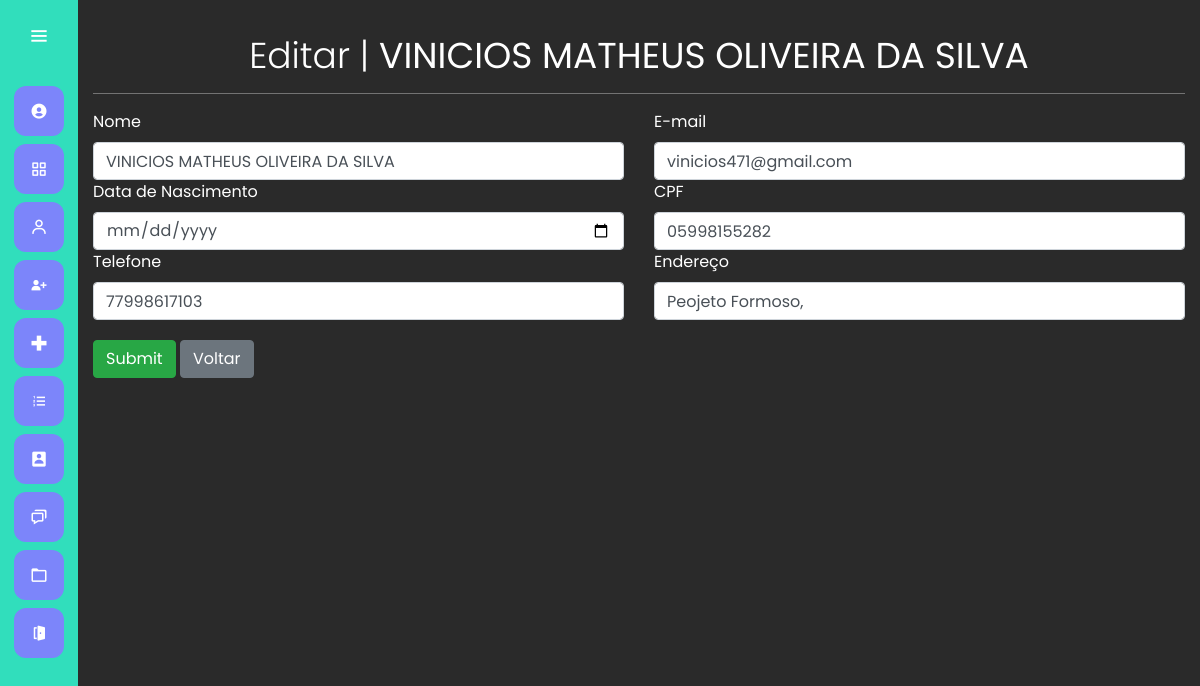
The page /paciente/editar_paceinte/1 (signed in) on the database its author committed.
### paciente/models.py (models this page shows, shortened)
class Paciente(models.Model):
    nome = models.CharField(max_length=60)
    data_nascimento = models.DateField()
    cpf = models.CharField(max_length=12)
    email = models.EmailField(default='')
    telefone = models.CharField(max_length=12)
    endereco = models.CharField(max_length=200, default='')

### paciente/views.py (the view)
# urls.py: path('editar_paceinte/<int:id>', views.editar_paciente, name="editar_paciente"),
@login_required
def editar_paciente(request, id):
    paciente = get_object_or_404(Paciente, id = id)
    return render(request, 'paciente/editar_paciente.html', {'paciente':paciente})

### paciente/templates/paciente/editar_paciente.html (shortened to what this page needs)
{% extends 'base.html' %}
{% load bootstrap4 %}
{% load static %}
{% block 'head' %}
    <link rel="stylesheet" href="{% static 'cadastro/css/cadastro_usuarios.css' %}">
{% endblock %}
{% block 'dashboard'%}
<div class="container ">
    <br>
    <h1 class="display-4">Editar | <b class="">{{paciente.nome}}</b></h1>
    <hr class="bg-hr">
    <form class="" action="{% url 'update_paciente' paciente.id %}" method="POST">{% csrf_token %}
        <div class="row">
            <div class="col-md">
                <label class="mr-sm-2">Nome</label>
                <input type="text" placeholder="Digite nome " name="nome" value="{{paciente.nome}}" class="form-control">
            </div>
            <div class="col-md">
                <label for="email" class="mr-sm-2">E-mail</label>
                <input type="email" placeholder="Digite o Email" name="email" class="form-control" value="{{paciente.email}}">
            </div>
        </div>
        <div class="row">
            <div class="col-md">
                <label class="mr-sm-2">Data de Nascimento</label>
                <input class="form-control input-tarefa" type="date" placeholder="Nascimento" name="data_nascimento" value="{{paciente.data_nascimento}}" >
            </div>
            <div class="col-md">
                <label  class="mr-sm-2">CPF</label>
                <input type="text" placeholder="CPF" name="cpf" class="form-control" alt="Digite seu cpf" value="{{paciente.cpf}}">
            </div>
        </div>
        <div class="row">
           <div class="col-md">
            <label  class="mr-sm-2">Telefone</label>
            <input type="text" placeholder="Digite Telefone" name="telefone" class="form-control" value="{{paciente.telefone}}">
           </div>
            <div class="col-md">
                <label for="pwd">Endereço</label>
                <input type="text" placeholder="Digite endereco" name="endereco" class="form-control" alt="endereço" value="{{paciente.endereco}}">
            </div>
        </div>
            <div class="botao">
                <input type="submit" class="btn btn-success">
                <a href="{% url 'cadastrar_paciente' %}" class="btn btn-secondary">Voltar</a>
            </div>
    </form>
</div>
{% endblock 'dashboard'%}

### templates/static/general/css/base.css (style rules this page uses)
* { margin: 0; padding: 0; box-sizing: border-box; font-family: "Poppins" , sans-serif; }

### templates/static/general/css/general.css (style rules this page uses)
:root { --main-color: #7C85FA; --dark-color: #31DEBC; --light-color: #98F542; --contrast-color: #DEAE31; --differential-color: #ff5938; }

### templates/static/cadastro/css/cadastro_usuarios.css (style rules this page uses)
.botao { margin-top: 20px; }
.bg-hr { background-color: gray; }
.display-4 { margin-top: 10px; text-align: center; font-size: 36px; }

### rows shown on the page
Paciente: nome "VINICIOS MATHEUS OLIVEIRA DA SILVA", email "vinicios471@gmail.com", cpf "05998155282", telefone "77998617103", endereco "Peojeto Formoso,"
